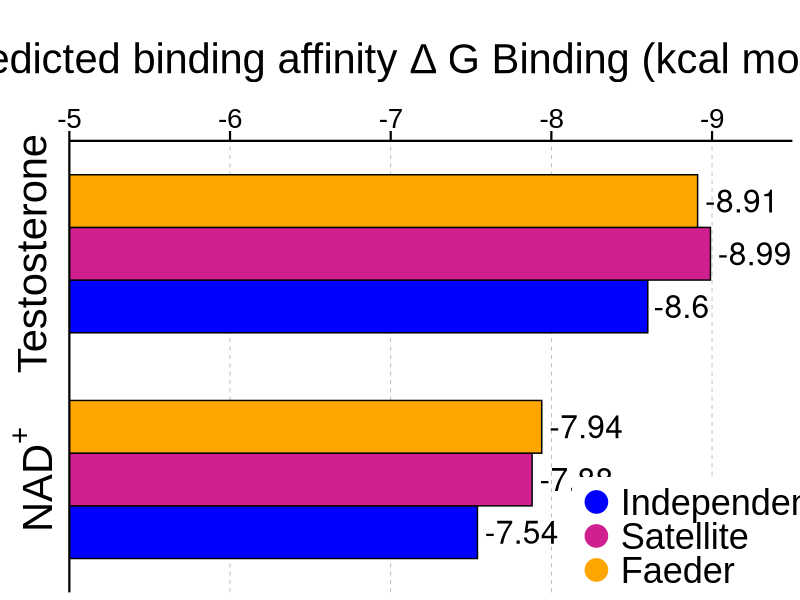

The R source for this figure:
# Authors: Jasmine L. Loveland (jasmine.loveland@univie.ac.at), Alex Zemella (alex.zemella@bi.mpg.de)
# Affiliations: University of Vienna (JL), Max Planck Institute for Biological Intelligence (AZ)

# Set working directory
setwd("/home/alex-zemella/Documents/ruff_adults_gene_expression")
dir <- "/home/alex-zemella/Documents/ruff_adults_gene_expression"

# Load necessary libraries
library("ggplot2")
library("scales")

# Create data frame
data <- data.frame(
  morph = c("Independent", "Independent", "Satellite", "Satellite", "Faeder", "Faeder"),
  ligand = c("Testosterone", "NAD+", "Testosterone", "NAD+", "Testosterone", "NAD+"),
  values = c(8.6, 7.54, 8.99, 7.88, 8.91, 7.94)
)

# Set factor levels for 'morph' and 'ligand' variables
data$morph <- factor(data$morph, levels = c("Independent", "Satellite", "Faeder"))
data$ligand <- factor(data$ligand, levels = c("NAD+", "Testosterone"))

# Create ggplot object
p <- ggplot(data, aes(x = values, 
                       y = ligand, 
                       fill = morph)) +
  geom_vline(xintercept = 6,  col = "darkgrey", linewidth = 0.25, lty = 2) +
  geom_vline(xintercept = 7,  col = "darkgrey", linewidth = 0.25, lty = 2) +
  geom_vline(xintercept = 8,  col = "darkgrey", linewidth = 0.25, lty = 2) +
  geom_vline(xintercept = 9,  col = "darkgrey", linewidth = 0.25, lty = 2) +
  geom_bar(position = "dodge", 
           stat = "identity", 
           aes(fill = morph, color = morph),
           width = 0.7,
           key_glyph = draw_key_point, 
           colour = "black") +
  geom_text(aes(label = values * (-1)), 
            position = position_dodge(width = 0.7), 
            vjust = 0.5,
            hjust = -0.1,
            size = 8) +  
  scale_x_continuous(position = "top", 
                     expand = c(0, 0),
                     breaks = c(5, 6, 7, 8, 9),
                     labels = c("-5", "-6", "-7", "-8", "-9")) +
  scale_y_discrete(labels = c(expression(NAD^"+"), "Testosterone"),
                   expand = c(0.5, 0)) +
  scale_fill_manual(labels = c("Independent", "Satellite", "Faeder"), 
                    values = c("blue", "violetred", "orange")) +
  coord_cartesian(xlim = c(5, 9.5)) +
  labs(title = "", 
       x = expression("Predicted binding affinity \u0394 G Binding (kcal mol-1)"), 
       y = "") +
  guides(fill = guide_legend(override.aes = list(shape = 21, size = 8, colour = "white"))) +
  theme_bw() +
  theme(
    axis.text.x.top = element_text(color = "black", size = 20, family = "Arial"), 
    axis.text.y.left = element_text(color = "black", size = 30, family = "Arial", angle = 90, hjust = 0.5),
    axis.ticks.x.top = element_line(linewidth = 0.75, color = "black"),
    axis.ticks.y.left = element_blank(),
    axis.ticks.length = unit(.25, "cm"),
    axis.title.y = element_blank(),
    axis.title.x.top = element_text(color = "black", size = 30, family = "Arial", hjust = 0.65, margin = margin(t = 0, r = 15, b = 15, l = 15)),
    axis.line.x.top = element_line(color = 'black', linewidth = 0.75),
    axis.line.y.left   = element_line(color = 'black', linewidth = 0.75),
    panel.border = element_blank(),
    panel.grid.major.x = element_blank(),
    panel.grid.major.y = element_blank(),
    panel.grid.minor.y = element_blank(),
    panel.grid.minor.x = element_blank(),
    legend.title = element_blank(),
    legend.text = element_text(color = "black", size = 26, family = "Arial"),
    legend.position = c(.8725, 0.125)
  )

# Save plot as SVG
ggsave(filename = "main_figures/plots/Barplot_binding_affinities.svg", plot = p, 
       width = 13, height = 7, bg = "white", dpi = "print", device = "svg")
